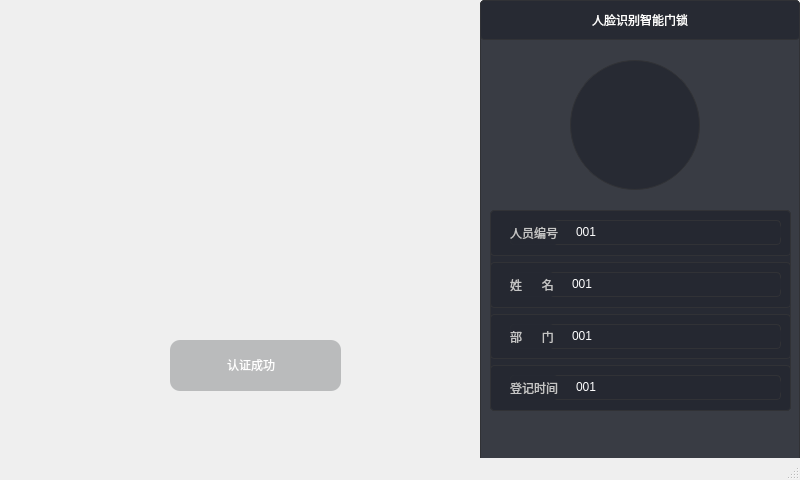
<?xml version="1.0" encoding="UTF-8"?>
<ui version="4.0">
 <class>Face_DoorLock</class>
 <widget class="QMainWindow" name="Face_DoorLock">
  <property name="geometry">
   <rect>
    <x>0</x>
    <y>0</y>
    <width>800</width>
    <height>480</height>
   </rect>
  </property>
  <property name="windowTitle">
   <string>Face_DoorLock</string>
  </property>
  <widget class="QWidget" name="centralwidget">
   <widget class="QWidget" name="widget" native="true">
    <property name="geometry">
     <rect>
      <x>0</x>
      <y>0</y>
      <width>480</width>
      <height>480</height>
     </rect>
    </property>
    <property name="styleSheet">
     <string notr="true"/>
    </property>
    <widget class="QWidget" name="renzhenglb" native="true">
     <property name="geometry">
      <rect>
       <x>170</x>
       <y>340</y>
       <width>171</width>
       <height>51</height>
      </rect>
     </property>
     <property name="styleSheet">
      <string notr="true">background-color: rgba(49, 50, 54, 70);
border-radius:10px;</string>
     </property>
     <widget class="QLabel" name="label">
      <property name="geometry">
       <rect>
        <x>22</x>
        <y>14</y>
        <width>29</width>
        <height>21</height>
       </rect>
      </property>
      <property name="maximumSize">
       <size>
        <width>31</width>
        <height>21</height>
       </size>
      </property>
      <property name="styleSheet">
       <string notr="true">border-image: url(:/yes.png);
background-color: rgba(255, 255, 255, 0);</string>
      </property>
      <property name="text">
       <string/>
      </property>
     </widget>
     <widget class="QLabel" name="label_2">
      <property name="geometry">
       <rect>
        <x>57</x>
        <y>11</y>
        <width>84</width>
        <height>28</height>
       </rect>
      </property>
      <property name="styleSheet">
       <string notr="true">font: 16pt &quot;微软雅黑&quot;;
border:none;
color: rgb(255, 255, 255);
background-color: rgba(255, 255, 255, 0);</string>
      </property>
      <property name="text">
       <string>认证成功</string>
      </property>
     </widget>
    </widget>
    <widget class="QLabel" name="head_2">
     <property name="geometry">
      <rect>
       <x>170</x>
       <y>50</y>
       <width>160</width>
       <height>160</height>
      </rect>
     </property>
     <property name="styleSheet">
      <string notr="true">border-image: url(:/crc.png);</string>
     </property>
     <property name="text">
      <string/>
     </property>
     <property name="alignment">
      <set>Qt::AlignCenter</set>
     </property>
    </widget>
    <widget class="QLabel" name="video">
     <property name="geometry">
      <rect>
       <x>0</x>
       <y>0</y>
       <width>480</width>
       <height>480</height>
      </rect>
     </property>
     <property name="text">
      <string/>
     </property>
    </widget>
    <zorder>video</zorder>
    <zorder>renzhenglb</zorder>
    <zorder>head_2</zorder>
   </widget>
   <widget class="QWidget" name="widget_3" native="true">
    <property name="geometry">
     <rect>
      <x>480</x>
      <y>0</y>
      <width>320</width>
      <height>480</height>
     </rect>
    </property>
    <property name="styleSheet">
     <string notr="true">QWidget{
	border:1px solid #313236;
	border-radius:4px;
	background-color: rgb(37, 40, 49, 0.9);
}</string>
    </property>
    <widget class="QLabel" name="title">
     <property name="geometry">
      <rect>
       <x>0</x>
       <y>0</y>
       <width>320</width>
       <height>40</height>
      </rect>
     </property>
     <property name="styleSheet">
      <string notr="true">font: 16pt &quot;微软雅黑&quot;;
color: rgb(255, 255, 255);</string>
     </property>
     <property name="text">
      <string>人脸识别智能门锁</string>
     </property>
     <property name="alignment">
      <set>Qt::AlignCenter</set>
     </property>
    </widget>
    <widget class="QLabel" name="head">
     <property name="geometry">
      <rect>
       <x>90</x>
       <y>60</y>
       <width>130</width>
       <height>130</height>
      </rect>
     </property>
     <property name="styleSheet">
      <string notr="true">QWidget#head{
        border-radius:65px;
}</string>
     </property>
     <property name="text">
      <string/>
     </property>
     <property name="alignment">
      <set>Qt::AlignCenter</set>
     </property>
    </widget>
    <widget class="QWidget" name="layoutWidget">
     <property name="geometry">
      <rect>
       <x>10</x>
       <y>210</y>
       <width>301</width>
       <height>201</height>
      </rect>
     </property>
     <layout class="QVBoxLayout" name="verticalLayout">
      <item>
       <widget class="QWidget" name="widget_4" native="true">
        <property name="styleSheet">
         <string notr="true">QLabel{
	color: rgb(255, 255, 255);
	border:none;
}</string>
        </property>
        <widget class="QWidget" name="layoutWidget">
         <property name="geometry">
          <rect>
           <x>20</x>
           <y>10</y>
           <width>271</width>
           <height>25</height>
          </rect>
         </property>
         <layout class="QHBoxLayout" name="horizontalLayout_2">
          <item>
           <widget class="QLabel" name="label_6">
            <property name="styleSheet">
             <string notr="true">color: rgb(197, 197, 197);
font: 12pt &quot;微软雅黑&quot;;</string>
            </property>
            <property name="text">
             <string>人员编号</string>
            </property>
           </widget>
          </item>
          <item>
           <spacer name="horizontalSpacer">
            <property name="orientation">
             <enum>Qt::Horizontal</enum>
            </property>
            <property name="sizeType">
             <enum>QSizePolicy::Fixed</enum>
            </property>
            <property name="sizeHint" stdset="0">
             <size>
              <width>10</width>
              <height>20</height>
             </size>
            </property>
           </spacer>
          </item>
          <item>
           <widget class="QLineEdit" name="personnelEdit">
            <property name="enabled">
             <bool>false</bool>
            </property>
            <property name="styleSheet">
             <string notr="true">border:none;
font: 12pt &quot;微软雅黑&quot;;
color: rgb(255, 255, 255);</string>
            </property>
            <property name="text">
             <string>001</string>
            </property>
           </widget>
          </item>
         </layout>
        </widget>
       </widget>
      </item>
      <item>
       <widget class="QWidget" name="widget_5" native="true">
        <property name="styleSheet">
         <string notr="true">QLabel{
	color: rgb(255, 255, 255);
	border:none;
}</string>
        </property>
        <widget class="QWidget" name="layoutWidget_2">
         <property name="geometry">
          <rect>
           <x>20</x>
           <y>10</y>
           <width>271</width>
           <height>25</height>
          </rect>
         </property>
         <layout class="QHBoxLayout" name="horizontalLayout_4">
          <item>
           <widget class="QLabel" name="label_8">
            <property name="styleSheet">
             <string notr="true">color: rgb(197, 197, 197);
font: 12pt &quot;微软雅黑&quot;;</string>
            </property>
            <property name="text">
             <string>姓      名</string>
            </property>
           </widget>
          </item>
          <item>
           <spacer name="horizontalSpacer_3">
            <property name="orientation">
             <enum>Qt::Horizontal</enum>
            </property>
            <property name="sizeType">
             <enum>QSizePolicy::Fixed</enum>
            </property>
            <property name="sizeHint" stdset="0">
             <size>
              <width>10</width>
              <height>20</height>
             </size>
            </property>
           </spacer>
          </item>
          <item>
           <widget class="QLineEdit" name="nameEdit">
            <property name="enabled">
             <bool>false</bool>
            </property>
            <property name="styleSheet">
             <string notr="true">border:none;
font: 12pt &quot;微软雅黑&quot;;
color: rgb(255, 255, 255);</string>
            </property>
            <property name="text">
             <string>001</string>
            </property>
           </widget>
          </item>
         </layout>
        </widget>
       </widget>
      </item>
      <item>
       <widget class="QWidget" name="widget_6" native="true">
        <property name="styleSheet">
         <string notr="true">QLabel{
	color: rgb(255, 255, 255);
	border:none;
}</string>
        </property>
        <widget class="QWidget" name="layoutWidget_3">
         <property name="geometry">
          <rect>
           <x>20</x>
           <y>10</y>
           <width>271</width>
           <height>25</height>
          </rect>
         </property>
         <layout class="QHBoxLayout" name="horizontalLayout_5">
          <item>
           <widget class="QLabel" name="label_9">
            <property name="styleSheet">
             <string notr="true">color: rgb(197, 197, 197);
font: 12pt &quot;微软雅黑&quot;;</string>
            </property>
            <property name="text">
             <string>部      门</string>
            </property>
           </widget>
          </item>
          <item>
           <spacer name="horizontalSpacer_4">
            <property name="orientation">
             <enum>Qt::Horizontal</enum>
            </property>
            <property name="sizeType">
             <enum>QSizePolicy::Fixed</enum>
            </property>
            <property name="sizeHint" stdset="0">
             <size>
              <width>10</width>
              <height>20</height>
             </size>
            </property>
           </spacer>
          </item>
          <item>
           <widget class="QLineEdit" name="departmentEdit">
            <property name="enabled">
             <bool>false</bool>
            </property>
            <property name="styleSheet">
             <string notr="true">border:none;
font: 12pt &quot;微软雅黑&quot;;
color: rgb(255, 255, 255);</string>
            </property>
            <property name="text">
             <string>001</string>
            </property>
           </widget>
          </item>
         </layout>
        </widget>
       </widget>
      </item>
      <item>
       <widget class="QWidget" name="widget_7" native="true">
        <property name="styleSheet">
         <string notr="true">QLabel{
	color: rgb(255, 255, 255);
	border:none;
}</string>
        </property>
        <widget class="QWidget" name="layoutWidget_4">
         <property name="geometry">
          <rect>
           <x>20</x>
           <y>10</y>
           <width>271</width>
           <height>25</height>
          </rect>
         </property>
         <layout class="QHBoxLayout" name="horizontalLayout_6">
          <item>
           <widget class="QLabel" name="label_10">
            <property name="styleSheet">
             <string notr="true">color: rgb(197, 197, 197);
font: 12pt &quot;微软雅黑&quot;;</string>
            </property>
            <property name="text">
             <string>登记时间</string>
            </property>
           </widget>
          </item>
          <item>
           <spacer name="horizontalSpacer_5">
            <property name="orientation">
             <enum>Qt::Horizontal</enum>
            </property>
            <property name="sizeType">
             <enum>QSizePolicy::Fixed</enum>
            </property>
            <property name="sizeHint" stdset="0">
             <size>
              <width>10</width>
              <height>20</height>
             </size>
            </property>
           </spacer>
          </item>
          <item>
           <widget class="QLineEdit" name="timeEdit">
            <property name="enabled">
             <bool>false</bool>
            </property>
            <property name="styleSheet">
             <string notr="true">border:none;
font: 12pt &quot;微软雅黑&quot;;
color: rgb(255, 255, 255);</string>
            </property>
            <property name="text">
             <string>001</string>
            </property>
           </widget>
          </item>
         </layout>
        </widget>
       </widget>
      </item>
     </layout>
    </widget>
   </widget>
  </widget>
  <widget class="QMenuBar" name="menubar">
   <property name="geometry">
    <rect>
     <x>0</x>
     <y>0</y>
     <width>800</width>
     <height>23</height>
    </rect>
   </property>
  </widget>
  <widget class="QStatusBar" name="statusbar"/>
 </widget>
 <resources/>
 <connections/>
</ui>
